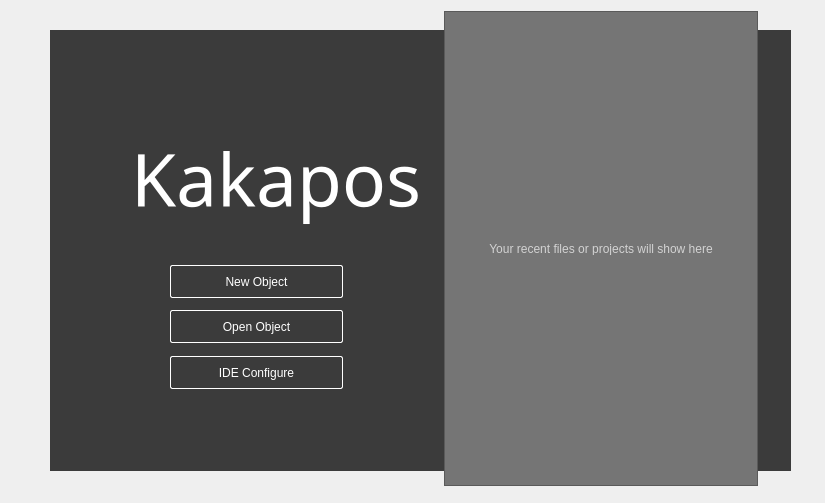
<?xml version="1.0" encoding="UTF-8"?>
<ui version="4.0">
 <class>SplashWindow</class>
 <widget class="QMainWindow" name="SplashWindow">
  <property name="geometry">
   <rect>
    <x>0</x>
    <y>0</y>
    <width>825</width>
    <height>503</height>
   </rect>
  </property>
  <property name="minimumSize">
   <size>
    <width>825</width>
    <height>503</height>
   </size>
  </property>
  <property name="maximumSize">
   <size>
    <width>825</width>
    <height>520</height>
   </size>
  </property>
  <property name="font">
   <font>
    <family>Segoe UI</family>
    <weight>50</weight>
    <italic>false</italic>
    <bold>false</bold>
    <underline>false</underline>
    <strikeout>false</strikeout>
    <stylestrategy>PreferAntialias</stylestrategy>
    <kerning>true</kerning>
   </font>
  </property>
  <property name="windowTitle">
   <string>Welcome</string>
  </property>
  <property name="windowIcon">
   <iconset>
    <normaloff>../images/kakapos_ico.png</normaloff>../images/kakapos_ico.png</iconset>
  </property>
  <property name="iconSize">
   <size>
    <width>24</width>
    <height>24</height>
   </size>
  </property>
  <widget class="QWidget" name="centralwidget">
   <property name="styleSheet">
    <string notr="true">background-color:transparent;</string>
   </property>
   <widget class="QPushButton" name="new_object">
    <property name="geometry">
     <rect>
      <x>170</x>
      <y>265</y>
      <width>173</width>
      <height>33</height>
     </rect>
    </property>
    <property name="styleSheet">
     <string notr="true">QPushButton{background-color:groove gray;color:white;border-radius:2px;border:1px white;border-style: outset;}

QPushButton:hover:pressed{background-color:white;color:rgb(45,45,45);}

QPushButton:hover:!pressed{background-color:rgb(65,65,65);border-style:inset;}

QPushButton{font-family:Segoe UI;}</string>
    </property>
    <property name="text">
     <string>New Object</string>
    </property>
    <property name="shortcut">
     <string>N</string>
    </property>
    <property name="flat">
     <bool>false</bool>
    </property>
   </widget>
   <widget class="QPushButton" name="open_object">
    <property name="geometry">
     <rect>
      <x>170</x>
      <y>310</y>
      <width>173</width>
      <height>33</height>
     </rect>
    </property>
    <property name="styleSheet">
     <string notr="true">QPushButton{background-color:groove gray;color:white;border-radius:2px;border:1px white;border-style: outset;}

QPushButton:hover:pressed{background-color:white;color:rgb(45,45,45);}

QPushButton:hover:!pressed{background-color:rgb(65,65,65);border-style:inset;}

QPushButton{font-family:Segoe UI;}</string>
    </property>
    <property name="text">
     <string>Open Object</string>
    </property>
    <property name="shortcut">
     <string>O</string>
    </property>
    <property name="flat">
     <bool>false</bool>
    </property>
   </widget>
   <widget class="QPushButton" name="setting_button">
    <property name="geometry">
     <rect>
      <x>170</x>
      <y>356</y>
      <width>173</width>
      <height>33</height>
     </rect>
    </property>
    <property name="styleSheet">
     <string notr="true">QPushButton{background-color:groove gray;color:white;border-radius:2px;border:1px white;border-style: outset;}

QPushButton:hover:pressed{background-color:white;color:rgb(45,45,45);}

QPushButton:hover:!pressed{background-color:rgb(65,65,65);border-style:inset;}

QPushButton{font-family:Segoe UI;}</string>
    </property>
    <property name="text">
     <string>IDE Configure</string>
    </property>
    <property name="shortcut">
     <string>C</string>
    </property>
    <property name="flat">
     <bool>false</bool>
    </property>
   </widget>
   <widget class="QTableWidget" name="tableWidget">
    <property name="geometry">
     <rect>
      <x>444</x>
      <y>11</y>
      <width>314</width>
      <height>475</height>
     </rect>
    </property>
    <property name="font">
     <font>
      <family>Segoe UI</family>
      <pointsize>12</pointsize>
     </font>
    </property>
    <property name="autoFillBackground">
     <bool>false</bool>
    </property>
    <property name="styleSheet">
     <string notr="true">background-color:rgb(117, 117, 117);</string>
    </property>
   </widget>
   <widget class="QLabel" name="info_label">
    <property name="geometry">
     <rect>
      <x>454</x>
      <y>242</y>
      <width>294</width>
      <height>13</height>
     </rect>
    </property>
    <property name="layoutDirection">
     <enum>Qt::LeftToRight</enum>
    </property>
    <property name="autoFillBackground">
     <bool>false</bool>
    </property>
    <property name="styleSheet">
     <string notr="true">background-color: transparent;
font-family:Segoe UI;
color:rgb(210,210,210);</string>
    </property>
    <property name="text">
     <string>Your recent files or projects will show here</string>
    </property>
    <property name="scaledContents">
     <bool>false</bool>
    </property>
    <property name="alignment">
     <set>Qt::AlignCenter</set>
    </property>
   </widget>
   <widget class="QLabel" name="back">
    <property name="geometry">
     <rect>
      <x>50</x>
      <y>30</y>
      <width>741</width>
      <height>441</height>
     </rect>
    </property>
    <property name="styleSheet">
     <string notr="true">background-color:rgb(59, 59, 59);</string>
    </property>
    <property name="text">
     <string/>
    </property>
   </widget>
   <widget class="QLabel" name="title">
    <property name="geometry">
     <rect>
      <x>131</x>
      <y>118</y>
      <width>310</width>
      <height>120</height>
     </rect>
    </property>
    <property name="font">
     <font>
      <family>Segoe UI Light</family>
      <pointsize>55</pointsize>
     </font>
    </property>
    <property name="styleSheet">
     <string notr="true">color:white;</string>
    </property>
    <property name="text">
     <string>Kakapos</string>
    </property>
   </widget>
   <zorder>back</zorder>
   <zorder>tableWidget</zorder>
   <zorder>open_object</zorder>
   <zorder>info_label</zorder>
   <zorder>new_object</zorder>
   <zorder>setting_button</zorder>
   <zorder>title</zorder>
  </widget>
 </widget>
 <resources/>
 <connections/>
</ui>
